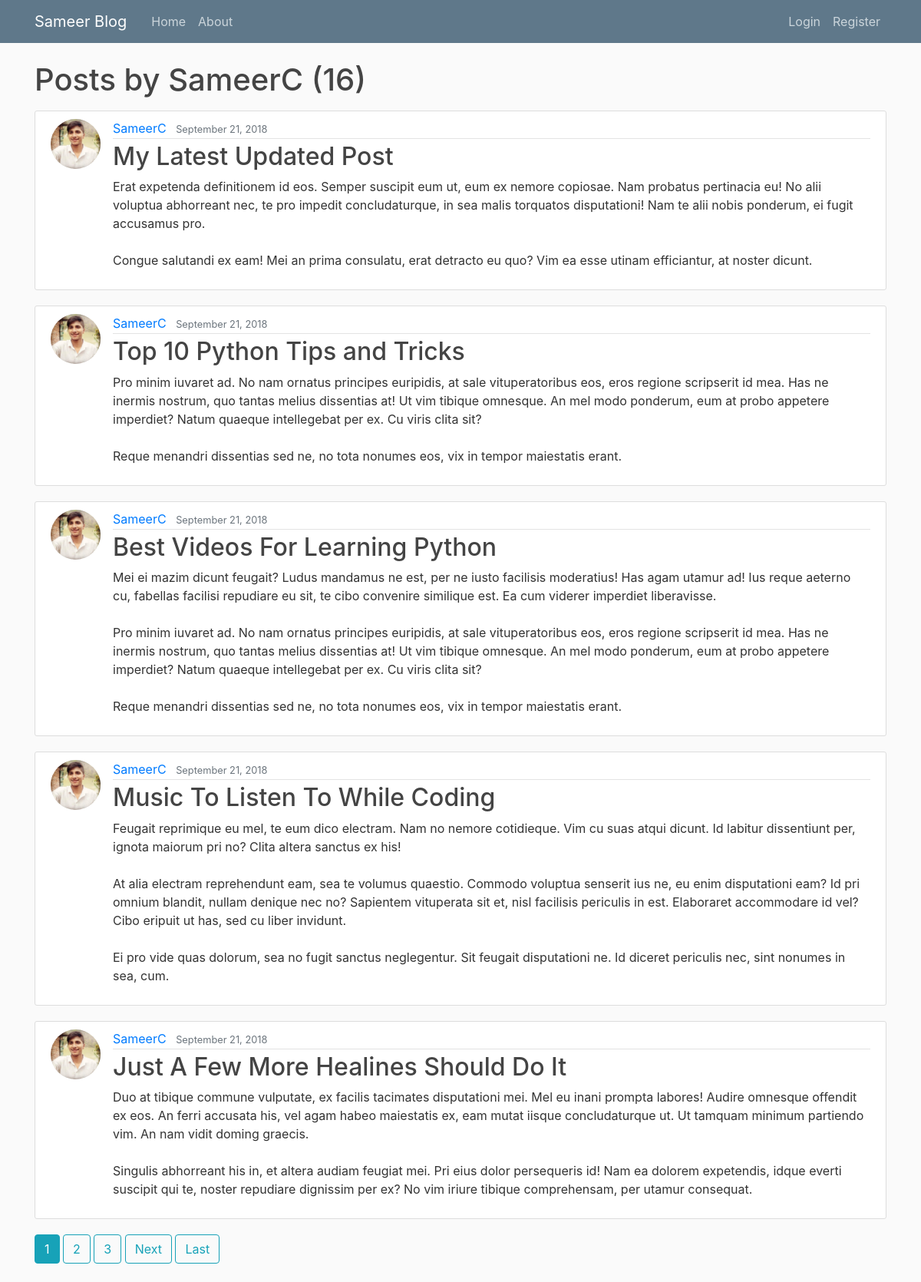
Screenshot of /user/SameerC with the database file from the repository.
### blog/models.py (models this page shows, shortened)
class Post(models.Model):
    title = models.CharField(max_length=100)
    content = models.TextField()
    date_posted = models.DateTimeField(default=timezone.now)
    author = models.ForeignKey(User, on_delete=models.CASCADE)

### users/models.py (models this page shows, shortened)
class Profile(models.Model):
    user = models.OneToOneField(User, on_delete=models.CASCADE)
    image = models.ImageField(default="default.jpg", upload_to="profile_pics")

### blog/views.py (the view)
# urls.py: path("user/<str:username>", UserPostListView.as_view(), name="user-posts"),
class UserPostListView(ListView):
    model = Post
    template_name = "blog/user_posts.html"  # <app>/<model>_<viewtype>.html
    context_object_name = "posts"
    ordering = ["-date_posted"]
    paginate_by = 5
    def get_queryset(self):
        user = get_object_or_404(User, username=self.kwargs.get("username"))
        return Post.objects.filter(author=user).order_by("-date_posted")

### blog/templates/blog/user_posts.html (shortened to what this page needs)
{% extends "blog/base.html" %}
{% block content %}
<h1 class="mb-3">Posts by {{ view.kwargs.username}} ({{ page_obj.paginator.count}})</h1>
{% for post in posts %}
<article class="media content-section">
    <img class="rounded-circle article-img" src="{{ post.author.profile.image.url }}">
    <div class="media-body">
        <div class="article-metadata">
            <a class="mr-2" href="{% url 'user-posts' post.author.username %}">{{ post.author }}</a>
            <small class="text-muted">{{ post.date_posted|date:"F d, Y" }}</small>
        </div>
        <h2><a class="article-title" href="{% url 'post-detail' post.id %}">{{ post.title }}</a></h2>
        <p class="article-content">{{ post.content }}</p>
    </div>
</article>
{% endfor %}
{% if is_paginated %}
{% for num in page_obj.paginator.page_range %}
{% if page_obj.number == num %}
<a class="btn btn-info mb-4" href="?page={{ num }}">{{ num }}</a>
{% elif num > page_obj.number|add:'-3' and num < page_obj.number|add:'3' %} <a class="btn btn-outline-info mb-4" href="?page={{ num }}">
    {{ num }}</a>
    {% endif %}
    {% endfor %}
    {% if page_obj.has_next %}
    <a class="btn btn-outline-info mb-4" href="?page={{ page_obj.next_page_number }}">Next</a>
    <a class="btn btn-outline-info mb-4" href="?page={{ page_obj.paginator.num_pages }}">Last</a>
    {% endif %}
    {% endif %}
    {% endblock content%}

### blog/static/blog/main.css (style rules this page uses)
body { background: #fafafa; color: #333333; margin-top: 5rem; }
h1, h2, h3, h4, h5, h6 { color: #444444; }
.content-section { background: #ffffff; padding: 10px 20px; border: 1px solid #dddddd; border-radius: 3px; margin-bottom: 20px; }
.article-title { color: #444444; }
.article-content { white-space: pre-line; }
.article-img { height: 65px; width: 65px; margin-right: 16px; }
.article-metadata { padding-bottom: 1px; margin-bottom: 4px; border-bottom: 1px solid #e3e3e3; }

### rows the page displays
Post: author.profile.image (picture), author "SameerC", date_posted "September 21, 2018", title "My Latest Updated Post", content "Erat expetenda definitionem id eos. Semper suscipit eum ut, eum ex nemore copiosae. Nam probatus pertinacia eu! No alii voluptua abhorreant nec, te pro impedit concludaturque, in sea malis torquatos disputationi! Nam te alii nobis ponderum, ei fugit accusamus pro. Congue salutandi ex eam! Mei an prima consulatu, erat detracto eu quo? Vim ea esse utinam efficiantur, at noster dicunt."
Post: author.profile.image (picture), author "SameerC", date_posted "September 21, 2018", title "Top 10 Python Tips and Tricks", content "Pro minim iuvaret ad. No nam ornatus principes euripidis, at sale vituperatoribus eos, eros regione scripserit id mea. Has ne inermis nostrum, quo tantas melius dissentias at! Ut vim tibique omnesque. An mel modo ponderum, eum at probo appetere imperdiet? Natum quaeque intellegebat per ex. Cu viris clita sit? Reque menandri dissentias sed ne, no tota nonumes eos, vix in tempor maiestatis erant."
Post: author.profile.image (picture), author "SameerC", date_posted "September 21, 2018", title "Best Videos For Learning Python", content "Mei ei mazim dicunt feugait? Ludus mandamus ne est, per ne iusto facilisis moderatius! Has agam utamur ad! Ius reque aeterno cu, fabellas facilisi repudiare eu sit, te cibo convenire similique est. Ea cum viderer imperdiet liberavisse. Pro minim iuvaret ad. No nam ornatus principes euripidis, at sale vituperatoribus eos, eros regione scripserit id mea. Has ne inermis nostrum, quo tantas melius dissentias at! Ut vim tibique omnesque. An mel modo ponderum, eum at probo appetere imperdiet? Natum quaeque intellegebat per ex. Cu viris clita sit? Reque menandri dissentias sed ne, no tota nonumes eos, vix in tempor maiestatis erant."
Post: author.profile.image (picture), author "SameerC", date_posted "September 21, 2018", title "Music To Listen To While Coding", content "Feugait reprimique eu mel, te eum dico electram. Nam no nemore cotidieque. Vim cu suas atqui dicunt. Id labitur dissentiunt per, ignota maiorum pri no? Clita altera sanctus ex his! At alia electram reprehendunt eam, sea te volumus quaestio. Commodo voluptua senserit ius ne, eu enim disputationi eam? Id pri omnium blandit, nullam denique nec no? Sapientem vituperata sit et, nisl facilisis periculis in est. Elaboraret accommodare id vel? Cibo eripuit ut has, sed cu liber invidunt. Ei pro vide quas dolorum, sea no fugit sanctus neglegentur. Sit feugait disputationi ne. Id diceret periculis nec, sint nonumes in sea, cum."
Post: author.profile.image (picture), author "SameerC", date_posted "September 21, 2018", title "Just A Few More Healines Should Do It", content "Duo at tibique commune vulputate, ex facilis tacimates disputationi mei. Mel eu inani prompta labores! Audire omnesque offendit ex eos. An ferri accusata his, vel agam habeo maiestatis ex, eam mutat iisque concludaturque ut. Ut tamquam minimum partiendo vim. An nam vidit doming graecis. Singulis abhorreant his in, et altera audiam feugiat mei. Pri eius dolor persequeris id! Nam ea dolorem expetendis, idque everti suscipit qui te, noster repudiare dignissim per ex? No vim iriure tibique comprehensam, per utamur consequat."

### other values shown
{{ view.kwargs.username }} "SameerC"
{{ page_obj.paginator.count }} "16"
{{ num }} "1"
{{ num }} "2" "3"
